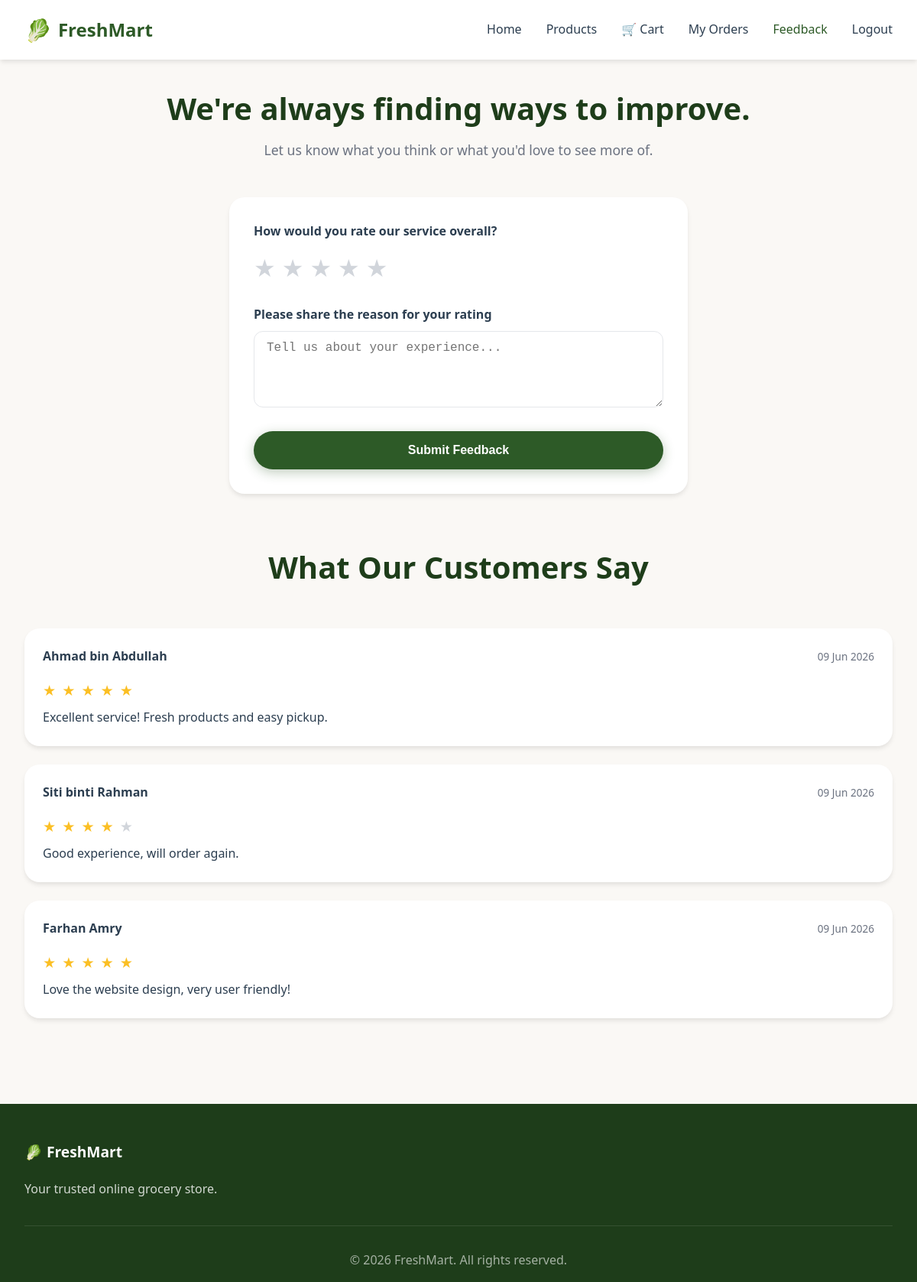
The page /pages/feedback.php (signed in) on the database its author committed.
### tables this page shows
CREATE TABLE feedback (
    feedback_id INT PRIMARY KEY AUTO_INCREMENT,
    user_id INT,
    order_id INT,
    rating INT CHECK (rating BETWEEN 1 AND 5),
    comment TEXT,
    created_at TIMESTAMP DEFAULT CURRENT_TIMESTAMP,
    FOREIGN KEY (user_id) REFERENCES users(user_id) ON DELETE SET NULL,
    FOREIGN KEY (order_id) REFERENCES orders(order_id) ON DELETE SET NULL
);

CREATE TABLE users (
    user_id INT PRIMARY KEY AUTO_INCREMENT,
    full_name VARCHAR(100) NOT NULL,
    email VARCHAR(100) UNIQUE NOT NULL,
    phone VARCHAR(15) NOT NULL,
    password VARCHAR(255) NOT NULL,
    address TEXT,
    role ENUM('customer', 'admin', 'staff', 'manager') DEFAULT 'customer',
    status ENUM('active', 'inactive') DEFAULT 'active',
    created_at TIMESTAMP DEFAULT CURRENT_TIMESTAMP
);

### includes/functions.php (called while the page is built, shortened)
<?php
require_once 'db.php';
function getAllFeedback() {
    global $pdo;
    $stmt = $pdo->query("SELECT f.*, u.full_name FROM feedback f
                        JOIN users u ON f.user_id = u.user_id
                        ORDER BY f.created_at DESC");
    return $stmt->fetchAll();
}
?>

### pages/feedback.php (the view, shortened to what this page needs)
<?php
require_once '../includes/db.php';
require_once '../includes/functions.php';
$allFeedback = getAllFeedback();
?>
<!DOCTYPE html>
<html lang="en">
<head>
    <link rel="stylesheet" href="../assets/css/style.css">
</head>
<body>
    <nav class="navbar">
        <div class="nav-container">
            <a href="../index.php" class="logo">
                <span class="logo-icon">🥬</span>
                FreshMart
            </a>
            <ul class="nav-links">
                <li><a href="../index.php">Home</a></li>
                <li><a href="products.php">Products</a></li>
                <li><a href="cart.php">🛒 Cart</a></li>
                <li><a href="orders.php">My Orders</a></li>
                <li><a href="feedback.php" class="active">Feedback</a></li>
                <li><a href="logout.php">Logout</a></li>
            </ul>
        </div>
    </nav>
    <section class="section" style="padding-top: 2rem;">
        <div class="section-header">
            <h2>We're always finding ways to improve.</h2>
            <p>Let us know what you think or what you'd love to see more of.</p>
        </div>
        <div class="feedback-form">
            <form method="POST" action="feedback.php">
                <div class="form-group">
                    <label>How would you rate our service overall?</label>
                    <div class="rating-stars">
                        <span class="star" data-rating="1">★</span>
                        <span class="star" data-rating="2">★</span>
                        <span class="star" data-rating="3">★</span>
                        <span class="star" data-rating="4">★</span>
                        <span class="star" data-rating="5">★</span>
                    </div>
                </div>
                <div class="form-group">
                    <label for="comment">Please share the reason for your rating</label>
                    <textarea name="comment" id="comment" rows="4" placeholder="Tell us about your experience..." required></textarea>
                </div>
                <button type="submit" name="submit_feedback" class="btn-primary" style="width: 100%;">
                    Submit Feedback
                </button>
            </form>
        </div>
        <div class="section-header" style="margin-top: 4rem;">
            <h2>What Our Customers Say</h2>
        </div>
        <div class="feedback-list">
            <?php foreach ($allFeedback as $fb): ?>
            <div class="feedback-card">
                <div class="feedback-header">
                    <span class="name"><?php echo htmlspecialchars($fb['full_name']); ?></span>
                    <span class="date"><?php echo date('d M Y', strtotime($fb['created_at'])); ?></span>
                </div>
                <div class="rating-stars" style="font-size: 1.2rem; margin-bottom: 0.5rem;">
                    <?php for ($i = 1; $i <= 5; $i++): ?>
                        <span class="star <?php echo $i <= $fb['rating'] ? 'active' : ''; ?>">★</span>
                    <?php endfor; ?>
                </div>
                <p><?php echo htmlspecialchars($fb['comment']); ?></p>
            </div>
            <?php endforeach; ?>
        </div>
    </section>
    <footer class="footer">
        <div class="footer-content">
            <div class="footer-section">
                <h4>🥬 FreshMart</h4>
                <p>Your trusted online grocery store.</p>
            </div>
        </div>
        <div class="footer-bottom">
            <p>&copy; 2026 FreshMart. All rights reserved.</p>
        </div>
    </footer>
</body>
</html>

### assets/css/style.css (style rules this page uses)
:root { --primary: #2d5a27; --primary-dark: #1e3d1a; --primary-light: #4a7c43; --secondary: #f4a261; --accent: #e76f51; --bg: #faf8f5; --bg-warm: #f5f0e8; --bg-card: #ffffff; --text: #2c3e50; --text-light: #6b7280; --white: #ffffff; --border: #e5e7eb; --shadow: 0 4px 6px -1px rgba(0, 0, 0, 0.1); --shadow-lg: 0 10px 15px -3px rgba(0, 0, 0, 0.1); --shadow-xl: 0 20px 25px -5px rgba(0, 0, 0, 0.1); --radius: 12px; --radius-lg: 20px; --radius-sm: 8px; --transition: all 0.3s ease; }
* { margin: 0; padding: 0; box-sizing: border-box; }
body { font-family: 'Segoe UI', Tahoma, Geneva, Verdana, sans-serif; background: var(--bg); color: var(--text); line-height: 1.6; min-height: 100vh; }
.navbar { background: var(--white); padding: 1rem 0; box-shadow: var(--shadow); position: sticky; top: 0; z-index: 1000; }
.nav-container { max-width: 1200px; margin: 0 auto; padding: 0 2rem; display: flex; justify-content: space-between; align-items: center; }
.logo { font-size: 1.5rem; font-weight: 700; color: var(--primary); text-decoration: none; display: flex; align-items: center; gap: 0.5rem; }
.logo-icon { font-size: 1.8rem; }
.nav-links { display: flex; gap: 2rem; align-items: center; list-style: none; }
.nav-links a { text-decoration: none; color: var(--text); font-weight: 500; transition: var(--transition); padding: 0.5rem 0; }
.nav-links a:hover, .nav-links a.active { color: var(--primary); }
.btn-primary { background: var(--primary); color: var(--white); padding: 1rem 2.5rem; border: none; border-radius: 50px; font-size: 1rem; font-weight: 600; cursor: pointer; text-decoration: none; display: inline-block; transition: var(--transition); box-shadow: 0 4px 15px rgba(45, 90, 39, 0.3); }
.section { max-width: 1200px; margin: 0 auto; padding: 3rem 2rem; }
.section-header { text-align: center; margin-bottom: 3rem; }
.section-header h2 { font-size: 2.5rem; color: var(--primary-dark); margin-bottom: 0.5rem; }
.section-header p { color: var(--text-light); font-size: 1.1rem; }
.form-group { margin-bottom: 1.5rem; }
.form-group label { display: block; margin-bottom: 0.5rem; font-weight: 600; color: var(--text); }
.form-group input, .form-group select, .form-group textarea { width: 100%; padding: 0.75rem 1rem; border: 1px solid var(--border); border-radius: var(--radius); font-size: 1rem; transition: var(--transition); }
.form-group textarea { resize: vertical; min-height: 100px; }
.feedback-form { max-width: 600px; margin: 0 auto; background: var(--bg-card); border-radius: var(--radius-lg); padding: 2rem; box-shadow: var(--shadow); }
.rating-stars { display: flex; gap: 0.5rem; font-size: 2rem; cursor: pointer; }
.rating-stars .star { color: #d1d5db; transition: color 0.2s; }
.rating-stars .star.active, .rating-stars .star:hover { color: #fbbf24; }
.feedback-list { display: flex; flex-direction: column; gap: 1.5rem; margin-top: 3rem; }
.feedback-card { background: var(--bg-card); border-radius: var(--radius-lg); padding: 1.5rem; box-shadow: var(--shadow); }
.feedback-header { display: flex; justify-content: space-between; align-items: center; margin-bottom: 1rem; }
.feedback-header .name { font-weight: 600; }
.feedback-header .date { font-size: 0.85rem; color: var(--text-light); }
.footer { background: var(--primary-dark); color: var(--white); padding: 3rem 2rem 1rem; margin-top: 4rem; }
.footer-content { max-width: 1200px; margin: 0 auto; display: grid; grid-template-columns: repeat(auto-fit, minmax(250px, 1fr)); gap: 2rem; }
.footer-section h4 { font-size: 1.2rem; margin-bottom: 1rem; }
.footer-section p, .footer-section a { color: rgba(255,255,255,0.8); text-decoration: none; line-height: 2; }
.footer-bottom { text-align: center; padding-top: 2rem; margin-top: 2rem; border-top: 1px solid rgba(255,255,255,0.1); color: rgba(255,255,255,0.6); }

### rows shown on the page
feedback: user.full_name "Ahmad bin Abdullah", created_at "09 Jun 2026", comment "Excellent service! Fresh products and easy pickup."
feedback: user.full_name "Siti binti Rahman", created_at "09 Jun 2026", comment "Good experience, will order again."
feedback: user.full_name "Farhan Amry", created_at "09 Jun 2026", comment "Love the website design, very user friendly!"
